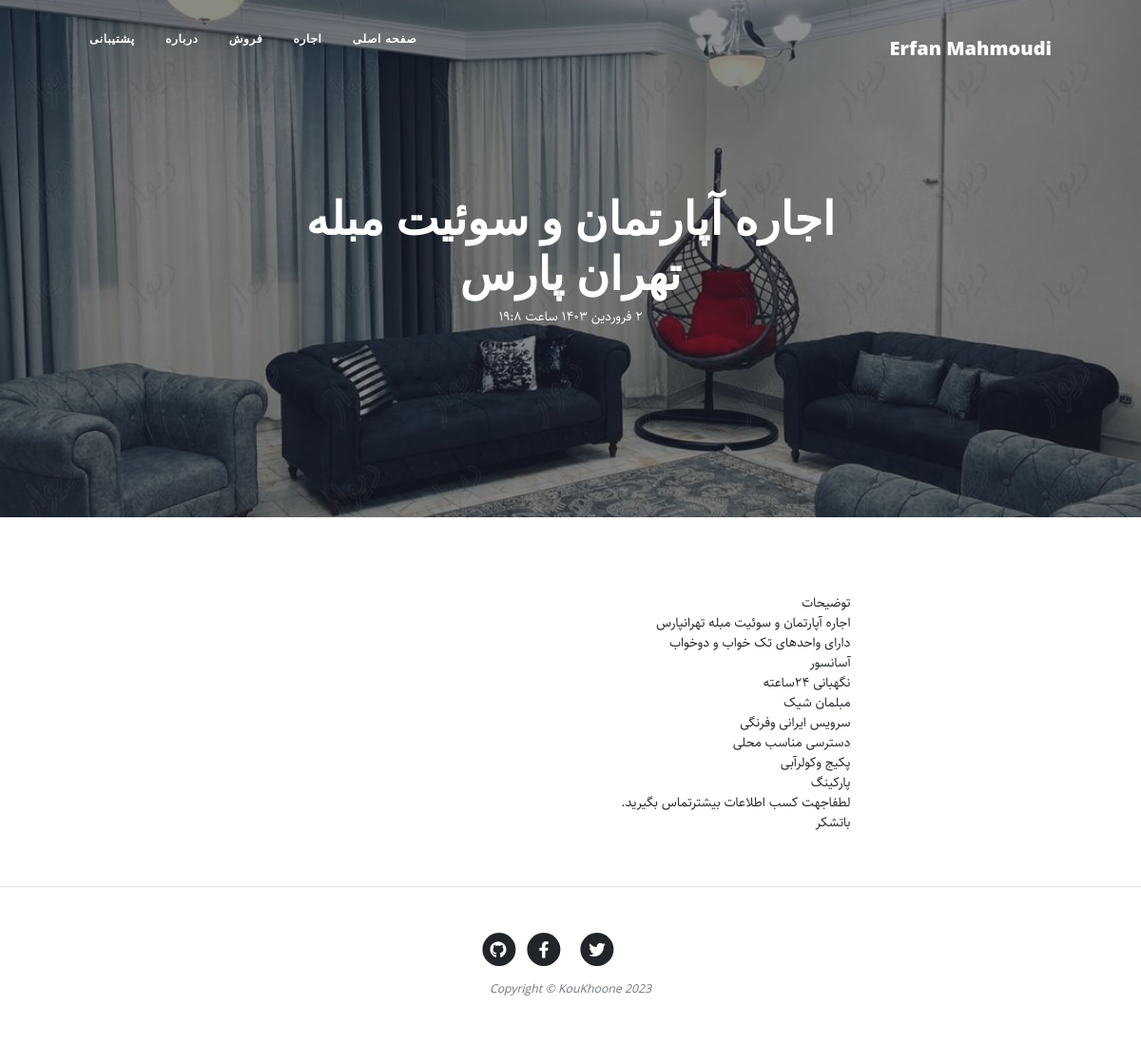
The app's page /article/grh-rtmn-o-sot-mblh-thrn-rs with its own data.
### blog/models.py (models this page shows, shortened)
class category(models.Model):
    parent = models.ForeignKey('self', default = None, null = True, blank = True, on_delete = models.SET_NULL, related_name = 'children', verbose_name = "زیردسته")
    title = models.CharField(max_length= 200, verbose_name = "عنوان دسته‌بندی")
    slug = models.SlugField (max_length = 100, unique=True, verbose_name = "آدرس دسته‌بندی")
    status = models.BooleanField(default = True, verbose_name = "آیا نمایش داده شود؟")
    position = models.IntegerField(verbose_name = "پوزیشن")
    class Meta(object):
        verbose_name = "دسته‌بندی"
        verbose_name_plural = "دسته‌بندی ها"
        ordering = ['parent__id','position']
    objects = CategoryManager()

class Article(models.Model):
    STATUS_CHOICES = (
    ('d', 'پیش نویس'),
    ('p', 'منتشر شده'),
    )
    title = models.CharField(max_length= 200, verbose_name = "عنوان مقاله")
    slug = models.SlugField (max_length = 100, unique=True, verbose_name = "آدرس مقاله")
    author = models.ForeignKey(User, on_delete = models.CASCADE)
    category = models.ManyToManyField(category, verbose_name = "دسته‌بندی", related_name = "articles")
    description = models.TextField (verbose_name = "محتوا")
    thumbnail = models.ImageField (upload_to="images", verbose_name = " تصویر")
    publish = models.DateTimeField (default = timezone.now, verbose_name = "زمان انتشار")
    created = models.DateTimeField (auto_now_add = True, verbose_name = "زمان ساخت")
    updated = models.DateTimeField (auto_now = True)
    status = models.CharField (max_length = 1, choices = STATUS_CHOICES, verbose_name = "وضعیت")
    class Meta(object):
        verbose_name = "مقاله"
        verbose_name_plural = "مقاله ها"
    def jpublish(self):
        return jalali_convertor(self.publish)
    jpublish.short_description = "زمان انتشار"
    objects = ArticleManager()

### blog/views.py (the view)
def detail(request, slug):
    context = {
        "article" : get_object_or_404 (Article, slug=slug, status = "p"),
    }
    return render (request, "blog/detail.html", context)

### blog/models.py (called while the page is built)
    def active (self):
        return self.filter(status = True)

### blog/templatetags/base_tags.py (called while the page is built)
@register.simple_tag
def name():
    return "Erfan Mahmoudi"

@register.inclusion_tag("blog/partials/category_navbar.html")
def category_navbar():
    return {
            "category" : category.objects.filter(status=True)
    }

### extentions/jalali.py (called while the page is built)
    def persian_tuple(self):
        return self.persian_year, self.persian_month, self.persian_day

### extentions/utils.py (called while the page is built)
def persian_numbers_convertor(mystr):
    numbers = {
    "0" : "۰",
    "1" : "۱",
    "2" : "۲",
    "3" : "۳",
    "4" : "۴",
    "5" : "۵",
    "6" : "۶",
    "7" : "۷",
    "8" : "۸",
    "9" : "۹",
    }
    for e,p in numbers.items():
        mystr = mystr.replace(e, p)
    return mystr

def jalali_convertor(time):
    time = timezone.localtime(time)
    jmonths = ["فروردین","اردیبهشت","خرداد","تیر","مرداد","شهریور","مهر","آبان","آذر","دی","بهمن","اسفند"]
    time_to_str = "{},{},{}".format(time.year, time.month, time.day)
    time_to_tuple = jalali.Gregorian(time_to_str).persian_tuple()
    time_to_list = list (time_to_tuple)
    for index, month in enumerate(jmonths):
        if time_to_list[1] == index + 1:
            time_to_list[1] = month
            break
    output = "{} {} {} ساعت {}:{}".format(
    time_to_list[2],
    time_to_list[1],
    time_to_list[0],
    time.hour,
    time.minute,
    )
    return persian_numbers_convertor(output)

### blog/templates/blog/detail.html (shortened to what this page needs)
{%extends 'blog/base.html'%}
{% block main %}
<header class="masthead" style="background-image: url('{{article.thumbnail.url}}')">
    <div class="container position-relative px-4 px-lg-5">
        <div class="row gx-4 gx-lg-5 justify-content-center">
            <div class="col-md-10 col-lg-8 col-xl-7">
                <div class="site-heading">
                    <h1>{{article.title}}</h1>
                    <time>{{article.jpublish}}</time>
                </div>
            </div>
        </div>
    </div>
</header>
<article class="mb-4">
    <div class="container px-4 px-lg-5">
        <div class="row gx-4 gx-lg-5 justify-content-center">
            <div class="col-md-10 col-lg-8 col-xl-7 text-justify">
                {{article.description|linebreaks}}
            </div>
        </div>
    </div>
</article>
{% endblock %}

### blog/templates/blog/partials/category_navbar.html (shortened to what this page needs)
<div class="collapse navbar-collapse nav" id="navbarResponsive">
    <ul class="navbar-nav ms-auto py-4 py-lg-0">
        <li class="nav-item">
          <a class="nav-link px-lg-3 py-3 py-lg-4" href="{% url 'blog:home' %}">صفحه اصلی</a>
        </li>
        {% for cat in category %}
          {% if cat.parent == None %}
            <li class="nav-item">
              <a class="nav-link px-lg-3 py-3 py-lg-4" href="{% url 'blog:category' cat.slug %}">{{cat.title}}</a>
            </li>
          {% endif %}
        {% endfor %}
        <li class="nav-item"><a class="nav-link px-lg-3 py-3 py-lg-4" href="{% url 'blog:about' %}">درباره</a></li>
        <li class="nav-item"><a class="nav-link px-lg-3 py-3 py-lg-4" href="{% url 'blog:contact' %}">پشتیبانی</a></li>
    </ul>
</div>

### blog/static/blog/css/rtl.css (style rules this page uses)
body { font-family: "Sahel"; direction: rtl; text-align: right; font-size: 14px; }
.navbar-nav { margin-left: initial !important; margin-right: auto; }
header.masthead .site-heading h1 { font-size: 3rem !important; }
.nav ul { padding-right: : 0; }
.nav ul li { border-bottom: none; height: 86px; line-height: :86px; font-size: 14px; display: inline-block; float: left; margin: 0 auto; }
.nav ul li a { text-decoration: none; color: #000000; display: block; transition: .3s background-color; padding:0 24px; }
.nav a { bordor-bottom:none; }

### records on screen
category: title "اجاره"
category: title "فروش"
Article: thumbnail (picture), title "اجاره آپارتمان و سوئیت مبله تهران پارس", jpublish "۲ فروردین ۱۴۰۳ ساعت ۱۹:۸", description "توضیحات اجاره آپارتمان و سوئیت مبله تهرانپارس دارای واحدهای تک خواب و دوخواب آسانسور نگهبانی ۲۴ساعته مبلمان شیک سرویس ایرانی وفرنگی دسترسی مناسب محلی پکیج وکولرآبی پارکینگ لطفاجهت کسب اطلاعات بیشترتماس بگیرید. باتشکر"
